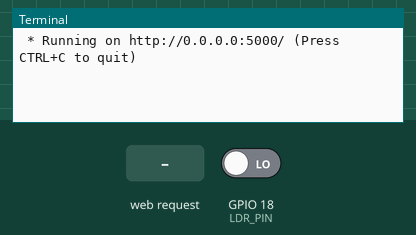
The program below on a simulated Raspberry Pi (BCM pin numbers). Parts: the last lines printed to the terminal. Inputs (shaded band) come from the test bench; at power-on: GPIO 18 (LDR_PIN) LOW. The clock reads 2024-03-15 10:24:30 at power-on unless the program sets it.

Above: at 1.2 s.
1.3 s: HTTP request for /energy_usage received
At 2.4 s:
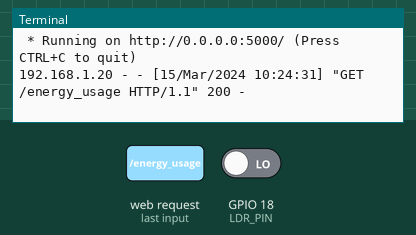
2.8 s: HTTP request for / received
At 3.5 s:
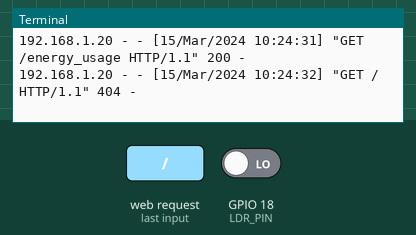

The program:

energy_saver_mode.py
```python
import RPi.GPIO as GPIO
import time
from flask import Flask, jsonify

app = Flask(__name__)

# GPIO pin for the LDR sensor
LDR_PIN = 18  # Example pin for LDR sensor, adjust as needed

# Initialize GPIO
GPIO.setwarnings(False)
GPIO.setmode(GPIO.BCM)
GPIO.setup(LDR_PIN, GPIO.IN)

# Function to read data from the LDR sensor
def read_ldr():
    return GPIO.input(LDR_PIN)

# Function to calculate energy usage
def calculate_energy_usage(ldr_value):
    # Assuming a linear relationship between light intensity and energy usage
    # You can replace this with a more accurate model based on your specific setup
    energy_usage = 100 - ldr_value  # Example formula, adjust as needed
    return energy_usage

# Route to retrieve energy usage information
@app.route('/energy_usage', methods=['GET'])
def get_energy_usage():
    ldr_value = read_ldr()
    energy_usage = calculate_energy_usage(ldr_value)
    insights = "Consider using energy-efficient LED bulbs or installing motion sensors to reduce energy usage."
    return jsonify({"ldr_value": ldr_value, "energy_usage": energy_usage, "insights": insights}), 200

# Main function
def main():
    try:
        app.run(debug=True, host='0.0.0.0')  # Run the Flask app

    except KeyboardInterrupt:
        GPIO.cleanup()  # Clean up GPIO on keyboard interrupt

if __name__ == "__main__":
    main()
```

Measured:
- after the input at 1.3 s, the terminal: prints a new line at once (image 1)
- after the input at 2.8 s, the terminal: prints a new line at once (image 2)
